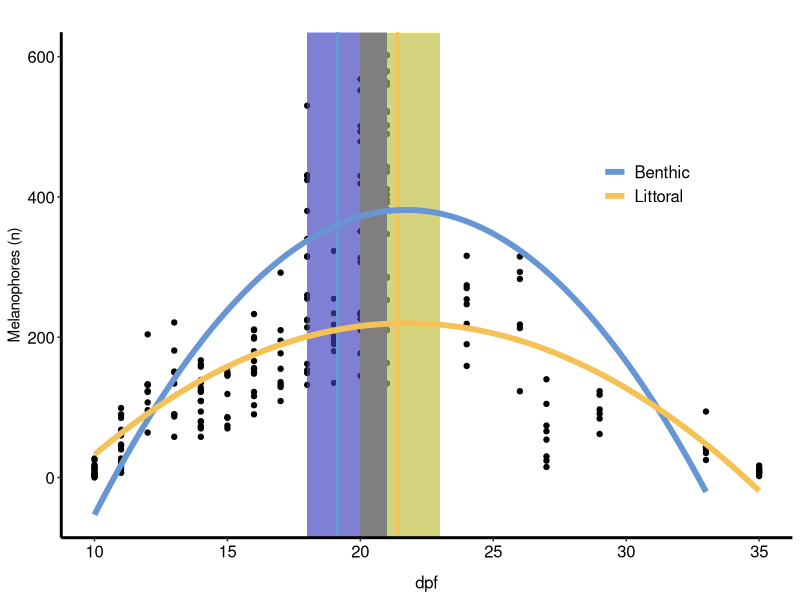

Reproduce this figure in R.
library(ggplot2)

# create a variable which is the raw data - see csv file in figure 2 directory "Melanophore_coverage.csv"
melano_numbers <- read.csv("Melanophore_coverage.csv", header = TRUE, sep = ",")

#Create variable for figure colours
cols <- c("#6896D4", "#F5C258")


#ggplot using melano_numbers variable 

melano_plot <- ggplot(data = melano_numbers, 
                      #Use Aesthetic mapping (aes) to assign variables to the x and y axis
                      aes(x = dpf, y = Melanophore_numbers, 
                          colour = "black"))+
  geom_point(alpha = 1, size = 1.5, colour = "black")+
  
  #See additional csv file entitled "chromatophore_appearance_data.csv" for stats info included in plot
  
  #Add rectangle to the plot which represents the range of dpf iridophores appear in the dataset for shallow morphs
  geom_rect(aes(xmin = 20, xmax = 23, ymin = Inf, ymax = -Inf), 
            fill = "#F5C258", 
            alpha = 0.01, 
            inherit.aes = FALSE) +
  #Add rectangle to the plot which represents the range of dpf iridophores appear in the dataset for deep morphs
  geom_rect(aes(xmin = 18, xmax = 21, ymin = Inf, ymax = -Inf), 
            fill = "#6896d4", 
            alpha = 0.01, 
            inherit.aes = FALSE) +
  
  #Add a line to the plot representing the mean iridophores appearance dpf in the dataset in the shallow morphs
  geom_vline(xintercept = 21.4, 
             color = "#F5C258", 
             alpha = 1, 
             size = 1)+
  #Add a line to the plot representing the mean iridophores appearance dpf in the dataset in the deep morphs
  geom_vline(xintercept = 19.14, 
             color = "#6896D4", 
             alpha = 1, 
             size = 1)+
  
  #Add a linear model polynomial trendline to the melanophore datapoints for each of the morphs
  geom_smooth(aes(x = dpf, y = Melanophore_numbers, color = Morph), method = lm, formula = y ~ poly(x, 2), se = FALSE, size = 2)+
  scale_color_manual(values = cols)+
  labs(title = " ", x ="dpf", y= "Melanophores (n)")+
  
  #Customize graph to remove standard R plot details
  theme(legend.title = element_blank(), 
        legend.position = c(.8, .700),
        legend.background = element_rect(colour = "white", fill = "white"), 
        legend.box.background = element_rect(colour = "white", fill = "white"), 
        legend.key = element_rect(colour = "white", fill = "white"),
        legend.text = element_text(size = 12, colour = "black"), 
        plot.title = element_text(hjust = 0.5, size=12),
        axis.text = element_text(size = 12, colour="black"), 
        panel.border = element_blank(), 
        panel.grid.major = element_blank(), 
        panel.grid.minor = element_blank(),
        axis.line = element_line(colour = "black", size=1),
        panel.background = element_rect(fill = "white"), 
        axis.title.x = element_text(size=12, margin = margin(t = 10)))               

#Diaplay the plot
melano_plot
